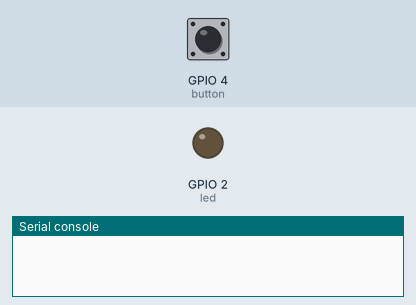
A program run on a simulated ESP32 board running MicroPython. Shown: output pins drawn as LEDs (lit = HIGH), the last lines printed to the serial console. The test bench sets the inputs (shaded band); at power-on: GPIO 4 (button) HIGH.

Above: at 1.2 s.
1.3 s: GPIO 4 (button) pulled LOW for 0.15 s
At 2.0 s:
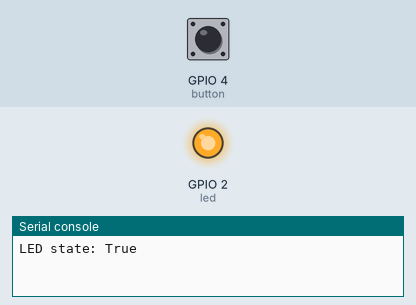
2.9 s: GPIO 4 (button) pulled LOW for 1 s
At 4.3 s:
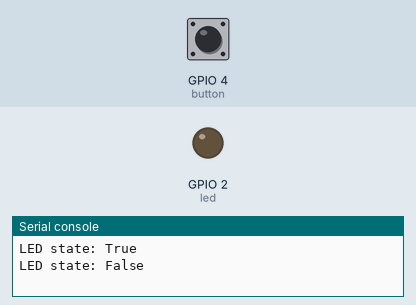
5.4 s: GPIO 4 (button) pulled LOW for 3.2 s
At 6.2 s:
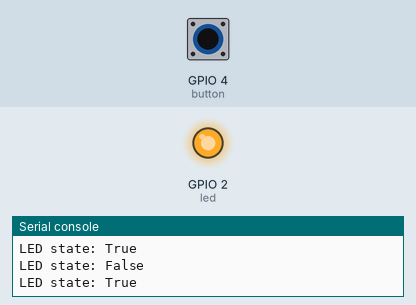
Timing chart, 0 to 8.4 s (numbered marks = the images above; inputs shaded):
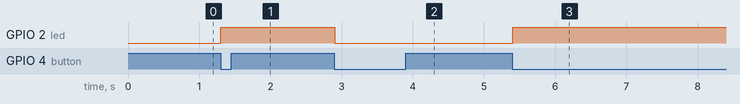

Measured:
- after the input at 1.3 s, GPIO 2 (led): LOW → HIGH at once
- after the input at 2.9 s, GPIO 2 (led): HIGH → LOW at once
- after the input at 5.4 s, GPIO 2 (led): LOW → HIGH at once

The program:

main.py
```python
from machine import Pin
import time

DEBOUNCE_DELAY = 0.2 # 200 ms
LED_PIN = 2
BUTTON_PIN = 4

def main():
    led = Pin(LED_PIN, Pin.OUT)
    button = Pin(BUTTON_PIN, Pin.IN, Pin.PULL_UP)

    led_state = False
    last_button_state = 1

    try:
        while True:
            current_state = button.value()

            if last_button_state == 1 and current_state == 0:
                led_state = not led_state
                led.value(led_state)
                print(f"LED state: {led_state}")
                time.sleep(DEBOUNCE_DELAY)

            last_button_state = current_state
            time.sleep(0.01)

    except KeyboardInterrupt:
        led.off()
        print("Program stopped by user")

if __name__ == "__main__":
    main()
```
